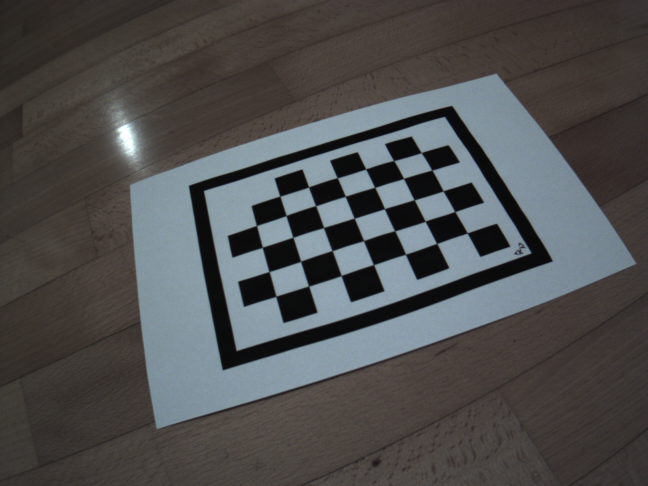
#> input picture calibration/calib/img_00000.png, 1296 x 972 px (shown at 1/2 size); its folder holds only this picture in this run
$ python Chessboard.py
#> lines starting #> are read from the running program, lines starting #| are printed output that depends on the picture; after the words box and inside, x2 and y2 are one past the last pixel; in counts of white or black regions, pixels touching at a corner belong together; long printed decimals are rounded
import cv2
import math
import numpy as np
import glob


dirpath = "calibration/calib/"
prefix = "img_000"
image_format = "png"
img_path = glob.glob(dirpath+'/' + prefix + '*.' + image_format)

#debug variables
test = True
counter = 0
modulus = 30

warpedW = 700
warpedH = 900
destination = np.array([[[0, 900]], [[0, 0]], [[700, 0]],[[700, 900]]])
corners = ( [[1, j,0] for j in range(1, 12, 2)]
                       + [[i, j,0] for i in range(3, 14, 2) for j in range(1, 14, 2)]
                       + [[15, j,0] for j in range(1, 12, 2)]
                       + [[17, j,0] for j in range(3, 10, 2)]
                       )
corners = np.expand_dims(np.array(corners), axis=1).astype(np.float32)


def draw_corners(image, points, color = (150, 150, 150), label = "" ):
    count = 0
    for c in points:
        px, py = c[0][0], c[0][1]
        cv2.circle(image, (px, py), 5, color , -1)
        cv2.putText(image,text = str(count), org = (px,py),fontFace = 1, fontScale = 1.2, color = color)
        count += 1
    cv2.imshow("Sorted points " + label, image)
    cv2.waitKey(0)


def threshold_finder(images):
	threshold = cv2.threshold(images,0,255,cv2.THRESH_BINARY+cv2.THRESH_OTSU)[1]
	return threshold


def sort_corners(board_corners):
    #Sort corners starting from top left
    center = np.sum(board_corners, axis=0) / len(board_corners)
    sorted_corners = sorted(board_corners, key=lambda p: math.atan2( p[0][0] - center[0][0], p[0][1] - center[0][1]), reverse=True)
    return sorted_corners


def sort_corners_xy( mask, coord_xy):

        #Given the mask, finds the four corners of the rectangle
        chessboard_corners = cv2.goodFeaturesToTrack( mask, maxCorners=4, qualityLevel=0.01, minDistance=50, mask = None, blockSize=5, gradientSize = 3)

        dist = np.Inf
        closest = np.Inf

        #Given the location of the x_y corner, finds the chessboard corner closest to it
        for distance in chessboard_corners:
            temp = cv2.norm(coord_xy,  distance, cv2.NORM_L2)
            if temp < dist:
                dist = temp
                closest = distance

        #Sort corners in clockwise order
        sorted_corners = sort_corners(chessboard_corners)

        #re-arange the corners until the closest to x_y is the first one
        while any(sorted_corners[0].ravel() != closest.ravel()):
            sorted_corners = np.roll(sorted_corners, 1)

        return sorted_corners


def get_board_corners(img_gray):
    img_thresh = threshold_finder(img_gray)
    #Create all the possible contours
    cnts, _ = cv2.findContours(img_thresh, cv2.RETR_TREE, cv2.CHAIN_APPROX_SIMPLE)
    #Sort contours based on their area, and keep only the first 50 ones
    areas = sorted(cnts, key = cv2.contourArea, reverse = True)[:50]
    # I manually selected the third contour since is the one corresponding to the inner rectangle chessboard
    chessboard = areas[2]
    #Create a mask with the selected contour
    mask = np.zeros(img_thresh.shape, np.uint8)
    cv2.drawContours(mask, [chessboard], 0, 255, -1)

    coord_xy = None
    for cnt in cnts:
        if (35 < cv2.contourArea(cnt) < 350): #check the manually selected possible area for x_y figure
            if cv2.pointPolygonTest(chessboard, tuple(cnt[0][0]), True) > 1: #Check the distance between contours and the point found
                #test = cv2.contourArea(cnt)
                #test = cv2.pointPolygonTest(chessboard, tuple(cnt[0][0]), True)

                '''START DEBUG'''
                if test and counter % modulus == 0:
                    img_grayC = img_gray.copy()
                    cv2.drawContours(img_grayC, [cnt], -1, (0, 100, 0), 2)
                    cv2.imshow("XY Contour",img_grayC)
                    cv2.waitKey(0)
                '''END DEBUG'''

                coord_xy = cnt[0].astype(np.float32)
                break #Consider the first found as a good one.
    #Sort board corners starting from the xy reference coordinate
    board_corners = sort_corners_xy(mask, coord_xy)

    return board_corners, chessboard


def sort_chessboard(chess_corners):

        sorted_corners = []

        def takefirst(array):
            return array[0]

        for i in np.arange(start = warpedH, stop = 0, step = -100):
            #Takes all the corners found in a certain Height, starting from the buttom
            x = chess_corners[np.logical_and(chess_corners[:, :, 1] < i, chess_corners[:, :, 1] > i - 100)]
            #Sort them from left to right
            x = sorted(x, key=takefirst)
            sorted_corners += x
        sorted_corners = np.array(sorted_corners)
        return np.expand_dims(sorted_corners, axis=1).astype(np.float32)


def get_chessboard_corners(chessboard):

    mask = np.full(chessboard.shape,255, np.uint8)
    # I hide x_y from the image to avoid to be classified as a possible chessboard corner
    cv2.rectangle(mask, (0, warpedH-50), (30, warpedH), 0, -1)
    cv2.rectangle(mask, (0, warpedH - 30), (warpedW - 640, warpedH), 0, -1,)

    '''if test and counter % modulus == 0:
        cv2.imshow('',mask)
        cv2.waitKey(0)'''

    #Find corners
    chess_corners = cv2.goodFeaturesToTrack(chessboard ,maxCorners=58, qualityLevel=0.001, minDistance=70, mask=mask, blockSize=3, gradientSize=13)
    #Refine corners with cornerSubPix
    criteria = (cv2.TERM_CRITERIA_EPS + cv2.TermCriteria_COUNT, 20, 0.001)
    chess_corners = cv2.cornerSubPix(chessboard, chess_corners, winSize=(3, 3), zeroZone=(-1, -1), criteria=criteria)

    sorted_corners = sort_chessboard(chess_corners)

    ''' START DEBUG '''
    if test and counter % modulus == 0:
        opening_copy = chessboard.copy()
        draw_corners(opening_copy,sorted_corners, label = "chessboard")
    ''' END DEBUG '''

    return sorted_corners


def find_homography(board_corners, destination):
    H = cv2.findHomography(np.array(board_corners), destination)[0]
    H_inv = np.linalg.inv(H)
    return H, H_inv


def find_warp(board_corners, destination):
        H , H_inv = find_homography(board_corners, destination)
        warp = cv2.warpPerspective(img, H, (warpedW, warpedH))
        warp = cv2.cvtColor(warp, cv2.COLOR_BGR2GRAY)
        warp = threshold_finder(warp)
        return warp


if __name__ == '__main__':

    imagePoints = []
    objectPoints = []

    for i  in img_path:
        img = cv2.imread(i)
#> img is the input picture: shape (972, 1296, 3); mean B, G, R 78.9, 78.5, 78.3
        img_gray = cv2.cvtColor(img, cv2.COLOR_BGR2GRAY)

        #Find the board corners and the countour
        board_corners, chessboard = get_board_corners(img_gray)
#> in threshold_finder, `threshold = cv2.threshold(images,0,255,cv2.THRESH_BINARY+cv2.THRESH_OT..`:
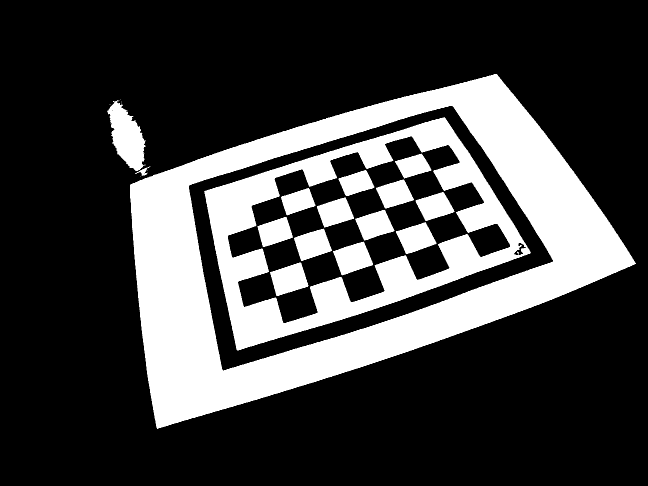
#> threshold: shape (972, 1296) (shown at 1/2 size); 25.5% white; 28 white regions (12 under 20 px)
#> in get_board_corners, `cnts, _ = cv2.findContours(img_thresh, cv2.RETR_TREE, cv2.CHAIN_APPROX..`: cnts = 35 contours, 16 with area under 20; largest, box (x1, y1, x2, y2) and area: (260, 148, 1272, 858) 435944, (377, 211, 1107, 742) 234645, (408, 234, 1062, 701) 181771, (455, 272, 1021, 647) 105862, (214, 200, 291, 342) 5967
#> in get_board_corners, `areas = sorted(cnts, key = cv2.contourArea, reverse = True)[:50]`: areas has the same summary as cnts
#> in get_board_corners, `chessboard = areas[2]`: chessboard = contour of 1000 points, box (x1, y1, x2, y2) (408, 234, 1062, 701), area 181771
#> in get_board_corners, `cv2.drawContours(mask, [chessboard], 0, 255, -1)`:
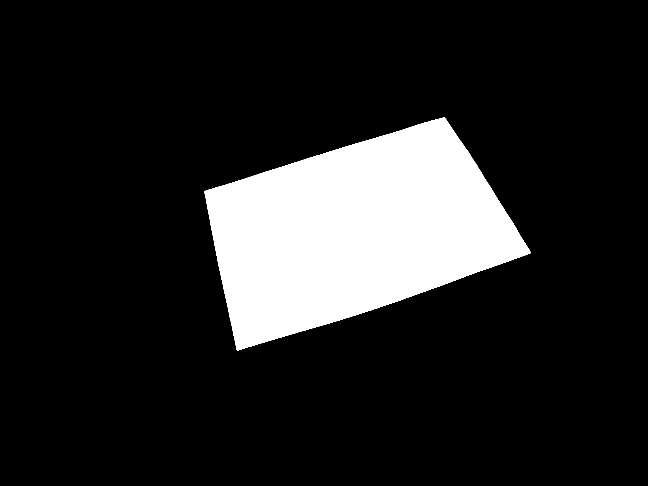
#> mask: shape (972, 1296) (shown at 1/2 size); 14.5% white; 1 white region, box (x1, y1, x2, y2) and area: (408, 234, 1062, 701) 182600
#> the loop in get_board_corners, `for cnt in cnts:` made 21 passes
#> coord_xy on pass 21: [[1038, 485]]
#> in sort_corners_xy, `chessboard_corners = cv2.goodFeaturesToTrack( mask, maxCorners=4, qual..`: chessboard_corners = [[410, 383], [1059, 505], [474, 699], [889, 235]]
#> the loop in sort_corners_xy, `for distance in chessboard_corners:` made 4 passes
#> (temp, dist, closest) on passes 1 to 2: (636.2, 636.2, [[410, 383]]), (29, 29, [[1059, 505]])
#> after the loop in sort_corners_xy, `for distance in chessboard_corners:`: dist = 29
#> in sort_corners, `center = np.sum(board_corners, axis=0) / len(board_corners)`: center = [[708, 455.5]]
#> in sort_corners, `sorted_corners = sorted(board_corners, key=lambda p: math.atan2( p[0][..`: sorted_corners = [[[889, 235]], [[1059, 505]], [[474, 699]], [[410, 383]]]
#> the loop in sort_corners_xy, `while any(sorted_corners[0].ravel() != closest.ravel()):` made 6 passes
#> sorted_corners on passes 1 to 6: [[383, 889], [235, 1059], [505, 474], [699, 410]], [[410, 383], [889, 235], [1059, 505], [474, 699]], [[699, 410], [383, 889], [235, 1059], [505, 474]], [[474, 699], [410, 383], [889, 235], [1059, 505]], [[505, 474], [699, 410], [383, 889], [235, 1059]], [[1059, 505], [474, 699], [410, 383], [889, 235]]
#> in get_board_corners, `board_corners = sort_corners_xy(mask, coord_xy)`: board_corners = [[1059, 505], [474, 699], [410, 383], [889, 235]]
#> board_corners = [[1059, 505], [474, 699], [410, 383], [889, 235]]

        #Warp the image given the board_corners and the original position
        warp = find_warp(board_corners, destination)
#> in find_homography, `H = cv2.findHomography(np.array(board_corners), destination)[0]`: H = [[-1.04, -3.13, 2680.7], [2.58, -0.523, -858.1], [0.000232, 0.00108, 1]]
#> in find_homography, `H_inv = np.linalg.inv(H)`: H_inv = [[0.0251, 0.375, 254.3], [-0.173, -0.103, 375], [0.000181, 2.45e-05, 0.536]]
#> in find_warp, `warp = cv2.cvtColor(warp, cv2.COLOR_BGR2GRAY)`:
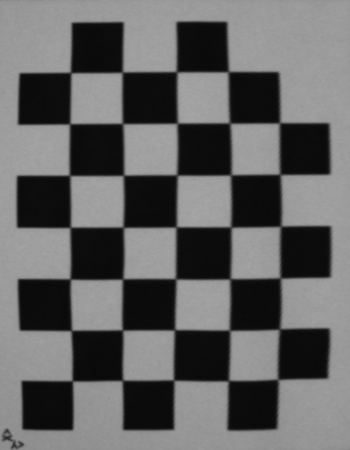
#> warp: shape (900, 700) (shown at 1/2 size); min 8, max 168, mean 98.8
#> in threshold_finder (call 2), `threshold = cv2.threshold(images,0,255,cv2.THRESH_BINARY+cv2.THRESH_OT..`:
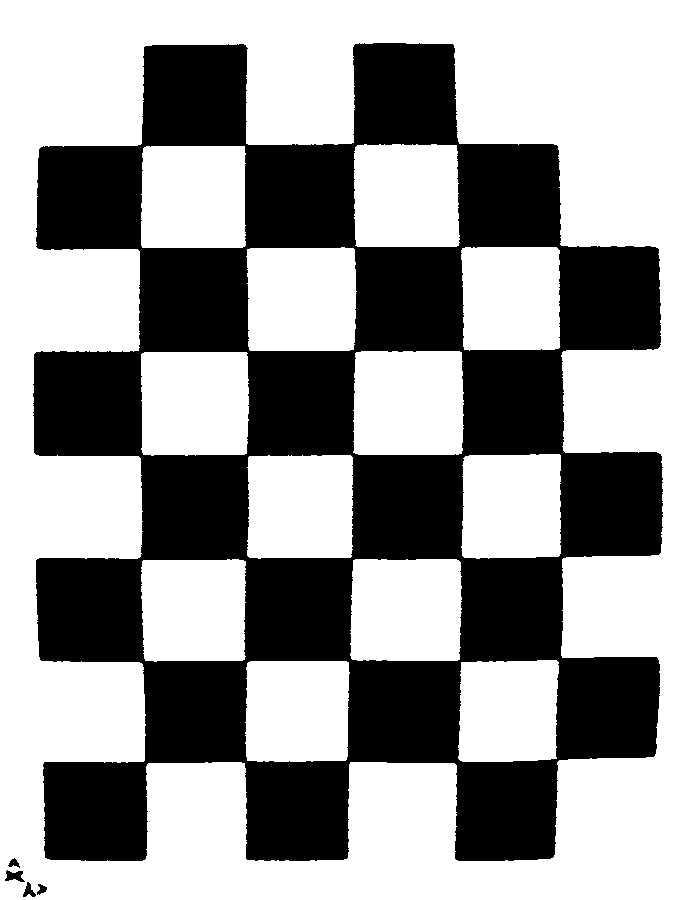
#> threshold: shape (900, 700); 60.8% white; 5 black regions, box (x1, y1, x2, y2) and area: (33, 43, 663, 861) 246441, (5, 870, 25, 882) 143, (23, 882, 36, 897) 97, (8, 858, 20, 868) 63, (37, 884, 47, 895) 63

        #Find the chessboard corners
        chessboard_corners = get_chessboard_corners(warp)
#> in get_chessboard_corners, `cv2.rectangle(mask, (0, warpedH - 30), (warpedW - 640, warpedH), 0, -1,)`:
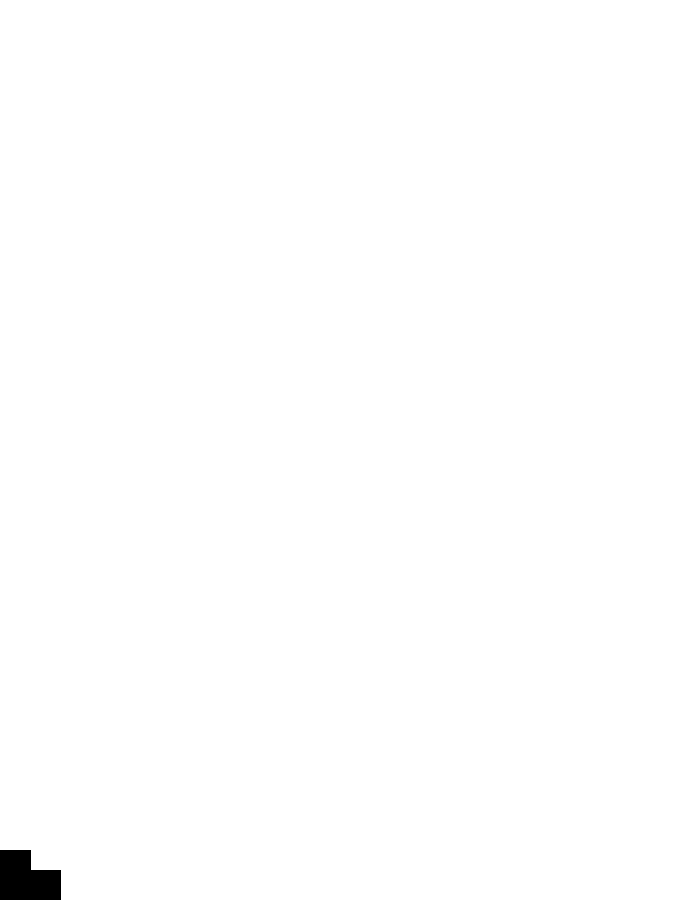
#> mask: shape (900, 700); 99.6% white; 1 black region, box (x1, y1, x2, y2) and area: (0, 850, 61, 900) 2450
#> in get_chessboard_corners, `chess_corners = cv2.goodFeaturesToTrack(chessboard ,maxCorners=58, qua..`: chess_corners = 58 rows, first 8: [555, 757], [462, 663], [243, 147], [455, 146], [561, 244], [356, 248], [245, 353], [350, 556]
#> in get_chessboard_corners, `criteria = (cv2.TERM_CRITERIA_EPS + cv2.TermCriteria_COUNT, 20, 0.001)`: criteria = (3, 20, 0.001)
#> in get_chessboard_corners, `chess_corners = cv2.cornerSubPix(chessboard, chess_corners, winSize=(3..`: chess_corners = 58 rows, first 8: [557.8, 759.7], [462, 663], [243, 147], [455, 146], [561, 244], [354.2, 246.8], [245, 353], [352.1, 558.6]
#> the loop in sort_chessboard, `for i in np.arange(start = warpedH, stop = 0, step = -100):` made 9 passes
#> x on pass 9: [[144, 46.01], [247, 47.47], [354.6, 43.7], [452.6, 43.71]]
#> after the loop in sort_chessboard, `for i in np.arange(start = warpedH, stop = 0, step = -100):`: sorted_corners = 58 pairs, first value 33.72 to 660.7, second value 43.7 to 859
#> in get_chessboard_corners, `sorted_corners = sort_chessboard(chess_corners)`: sorted_corners = 58 rows, first 8: [44.6, 857.2], [145.1, 858.4], [246, 859], [347.3, 857.6], [454.6, 858.3], [552.7, 856.7], [43.84, 761.6], [143, 760]
#> the loop in draw_corners, `for c in points:` made 58 passes
#> after the loop in draw_corners, `for c in points:`: count = 58
#> chessboard_corners has the same summary as sorted_corners in get_chessboard_corners

        #Find the homography_inv to perform the prespective transformation
        _, H_inv = find_homography(board_corners,destination)
        chessboard_inner = cv2.perspectiveTransform(chessboard_corners, H_inv)
#> chessboard_inner = 58 rows, first 8: [1019.5, 492.9], [992.8, 447.5], [967.3, 404.9], [942, 365], [918.1, 324.8], [896.2, 290.4], [960.3, 512.9], [934, 467.8]

        ''' START DEBUG '''
        if test and counter % modulus == 0:
            image_copy = img.copy()
            cv2.drawContours(image_copy, [chessboard], -1, (0, 100, 0), 2)
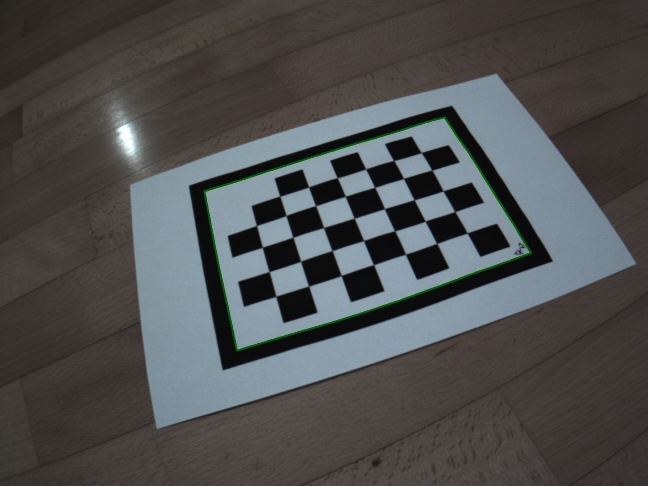
#> image_copy: shape (972, 1296, 3) (shown at 1/2 size); 0.49% of pixels changed, all inside (x1, y1, x2, y2) = (407, 233, 1063, 702)
            draw_corners(image_copy, board_corners, color = (0, 200, 0), label = "rectangle")
#> the loop in draw_corners (call 2), `for c in points:` made 4 passes
            draw_corners(image_copy, chessboard_inner, color = (0, 100, 0), label = "original image N." + str(counter))
#> call 3 of draw_corners, with points = array of shape (58, 1, 2), color = (0, 100, 0), label = 'original image N.0'
#> the loop in draw_corners (call 3), `for c in points:` made 58 passes
#> after the loop in draw_corners (call 3), `for c in points:`:
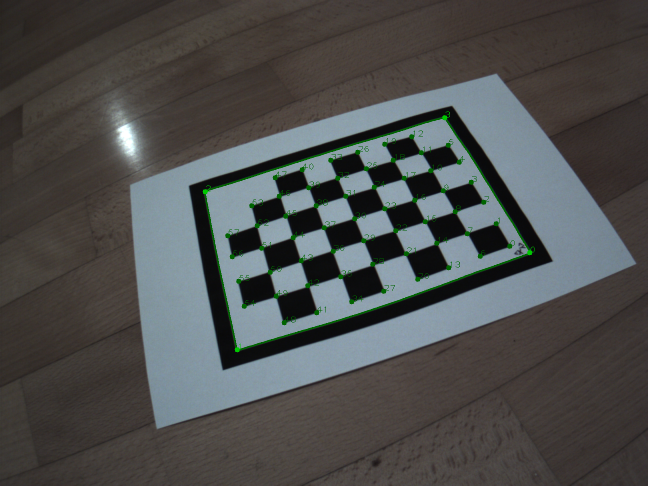
#> image: shape (972, 1296, 3) (shown at 1/2 size); mean B, G, R 77.7, 78.5, 77.3
#> after the loop in draw_corners (call 3), `for c in points:`: count = 58
        counter+=1
        ''' END DEBUG '''

        if(len(chessboard_inner)==58):
            imagePoints.append(chessboard_inner)
            objectPoints.append(corners)

    imagePoints = np.array(imagePoints, dtype=np.float32)
    objectPoints = np.array(objectPoints, dtype=np.float32)

    ret, K, dist, rvecs, tvecs = cv2.calibrateCamera(objectPoints, imagePoints, (img.shape[0], img.shape[1]), None, None)
#> ret = 1.64; K = [[1599.8, 0, 473.5], [0, 2916.9, 618.9], [0, 0, 1]]; dist = [[-1.63, 2.6, -0.0548, 0.183, -3.82]]; rvecs = ([-0.00182, 1.53, 2.52],); tvecs = ([17.6, -1.63, 48.99],)
    print("\n RMS : \n")
    print(ret)
#| 1.635
    print("\n K : \n")
    print(K)
#| [[1.59976754e+03 0.00000000e+00 4.73467125e+02]
#|  [0.00000000e+00 2.91692325e+03 6.18919181e+02]
#|  [0.00000000e+00 0.00000000e+00 1.00000000e+00]]
    print("\n dist : \n")
    print(dist)
#| [[-1.633  2.598 -0.0548  0.1832 -3.823]]
    print("\n rvecs : \n")
    print(rvecs)
#| (array([[-1.81908995e-03],
#|        [ 1.52547705e+00],
#|        [ 2.51549656e+00]]),)
    print("\n tvecs : \n")
    print(tvecs)
#| (array([[17.603],
#|        [-1.629],
#|        [48.990]]),)
    print("\n Images used: " + str(imagePoints.shape[0]) + "/50 \n")
#|  Images used: 1/50

    # Save intrinsics that we will need
    Kfile = cv2.FileStorage("intrinsics.xml", cv2.FILE_STORAGE_WRITE)
    Kfile.write("RMS", ret)
    Kfile.write("K", K)
    Kfile.write("dist", dist)
    Kfile.release()
    print("The file intrinsics.xml has been saved")
